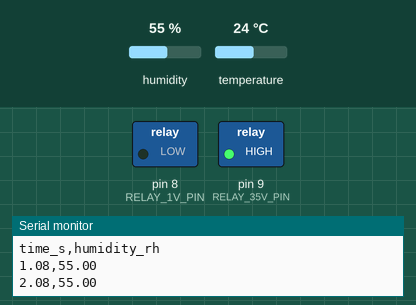
Bench run of a sketch on a simulated Arduino Uno, built with avr-gcc and run on an emulated ATmega328P. Shown: switched loads named in the sketch (green lamp = pin HIGH), the last lines printed to the serial monitor. The test bench sets the inputs (shaded band); at power-on: humidity 55 %, temperature 24 °C.

Above: at 2.8 s.
2.9 s: humidity set to 68 %
4.4 s: humidity set to 71 %
At 6.3 s:
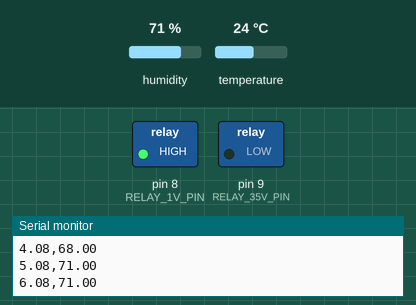
6.6 s: humidity set to 22 %
At 8.2 s:
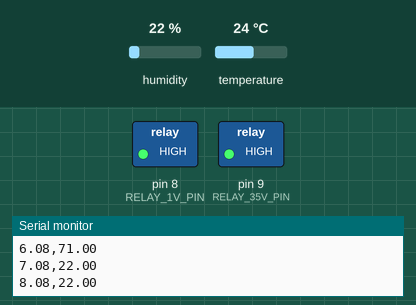
8.5 s: humidity set to 48 %
10.3 s: humidity set to 51 %
At 12.2 s:
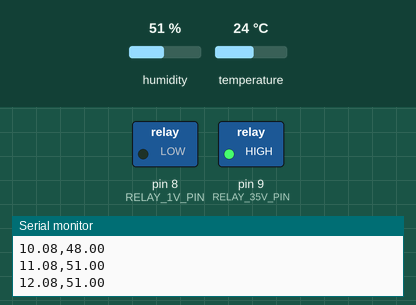
Timing chart, 0 to 13.6 s (numbered marks = the images above; inputs shaded):
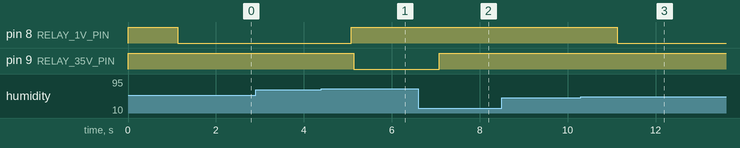

Measured:
- the behaviour switches between 69 and 70 % on humidity (found by bisection; images 0 and 1)
- the behaviour switches between 49 and 50 % on humidity (found by bisection; images 2 and 3)
- after the input at 4.4 s, pin 8 (RELAY_1V_PIN): LOW → HIGH after 0.68 s; pin 9 (RELAY_35V_PIN): HIGH → LOW after 0.73 s
- after the input at 6.6 s, pin 9 (RELAY_35V_PIN): LOW → HIGH after 0.48 s
- after the input at 10.3 s, pin 8 (RELAY_1V_PIN): HIGH → LOW after 0.83 s

The sketch:

humidity_voltage_control.ino
```cpp
#include <Wire.h>
#include <Adafruit_SHT4x.h>

Adafruit_SHT4x sht4 = Adafruit_SHT4x();

const int RELAY_1V_PIN  = 8;   // IN1
const int RELAY_35V_PIN = 9;   // IN2

// Relay module used in this setup is active LOW.
const bool RELAY_ACTIVE_LOW = true;

const unsigned long READ_INTERVAL_MS = 1000;
const unsigned int RELAY_SWITCH_DELAY_MS = 50;

enum OutputState {
  OUTPUT_0V,
  OUTPUT_1V,
  OUTPUT_35V
};

OutputState currentState = OUTPUT_0V;
unsigned long lastReadTime = 0;

void setRelay(int pin, bool on) {
  if (RELAY_ACTIVE_LOW) {
    digitalWrite(pin, on ? LOW : HIGH);
  } else {
    digitalWrite(pin, on ? HIGH : LOW);
  }
}

void allRelaysOff() {
  setRelay(RELAY_1V_PIN, false);
  setRelay(RELAY_35V_PIN, false);
}

void applyOutputState(OutputState newState) {
  if (newState == currentState) return;

  // Turn both relays off before switching to the next voltage line.
  allRelaysOff();
  delay(RELAY_SWITCH_DELAY_MS);

  switch (newState) {
    case OUTPUT_0V:
      break;

    case OUTPUT_1V:
      setRelay(RELAY_1V_PIN, true);
      break;

    case OUTPUT_35V:
      setRelay(RELAY_35V_PIN, true);
      break;
  }

  currentState = newState;
}

OutputState decideStateFromHumidity(float rh) {
  if (rh < 50.0f) {
    return OUTPUT_0V;
  } else if (rh < 70.0f) {
    return OUTPUT_1V;
  } else {
    return OUTPUT_35V;
  }
}

void setup() {
  Serial.begin(115200);
  Wire.begin();   // Uno R3: A4 = SDA, A5 = SCL

  pinMode(RELAY_1V_PIN, OUTPUT);
  pinMode(RELAY_35V_PIN, OUTPUT);

  allRelaysOff();
  currentState = OUTPUT_0V;

  if (!sht4.begin()) {
    while (1) {
      delay(1000);
    }
  }

  sht4.setPrecision(SHT4X_HIGH_PRECISION);
  sht4.setHeater(SHT4X_NO_HEATER);

  Serial.println("time_s,humidity_rh");
}

void loop() {
  if (millis() - lastReadTime >= READ_INTERVAL_MS) {
    lastReadTime = millis();

    sensors_event_t humidity, temp;

    if (!sht4.getEvent(&humidity, &temp)) {
      applyOutputState(OUTPUT_0V);
      return;
    }

    float rh = humidity.relative_humidity;
    float time_s = millis() / 1000.0f;

    OutputState targetState = decideStateFromHumidity(rh);
    applyOutputState(targetState);

    Serial.print(time_s, 2);
    Serial.print(",");
    Serial.println(rh, 2);
  }
}
```
